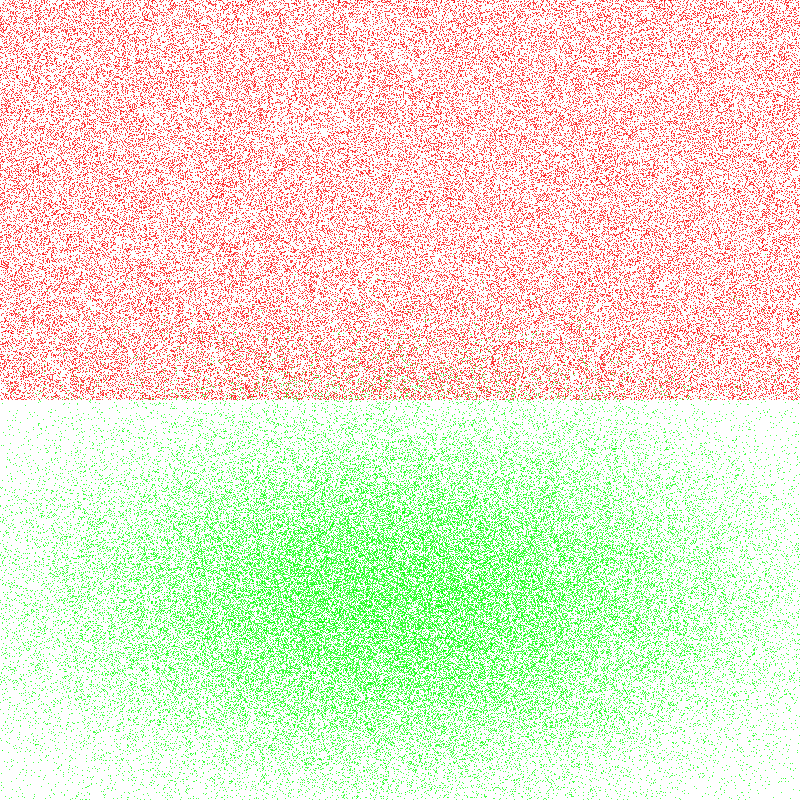
Frame 1 (no input)
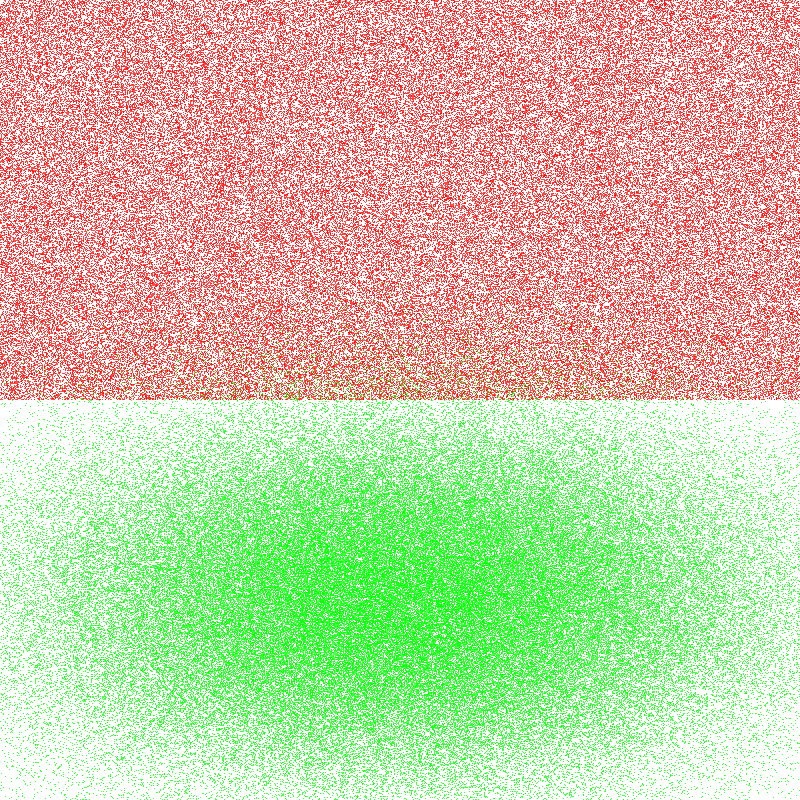
Frame 2 (the mouse pressed at the canvas centre, redrawn once)

The Processing sketch that drew these frames (run headless with seeded random() and noise(); the mouse was pressed at the canvas centre and the sketch redrawn once):

// Processing sketch: randomVsGaussian2D
// ── randomVsGaussian2D.pde
int n = 100000;


void setup(){
  size(800,800);
  background(255);
  noLoop();
}


void draw(){
  
  for(int i=0; i<n; i++){
    float xr = random(0, width);
    float yr = random(0, height/2);
    stroke(255,0,0);
    point(xr, yr);
    
    float xg = map(randomGaussian(), -2, 2, 0, 1)*width;
    float yg = height/2 + map(randomGaussian(), -2, 2, 0, 1)*height/2;
    stroke(0,255,0);
    point(xg, yg);
  }
  
}
